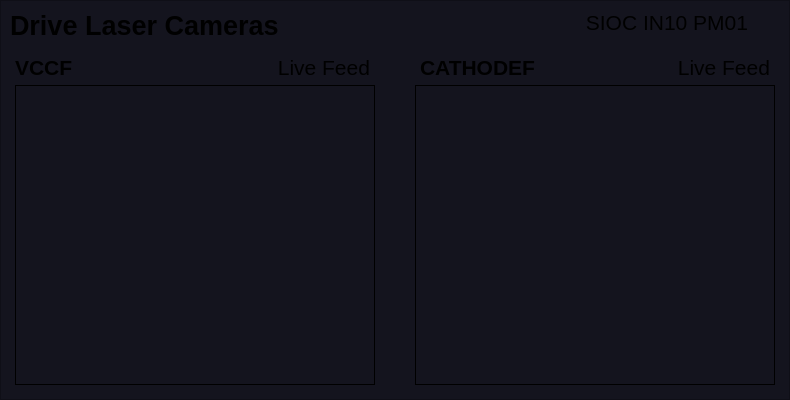
   <widget class="QFrame" name="frame_cameras">
    <property name="geometry">
     <rect>
      <x>10</x>
      <y>10</y>
      <width>790</width>
      <height>400</height>
     </rect>
    </property>
    <property name="styleSheet">
     <string notr="true">background-color: rgb(20,20,30);</string>
    </property>
    <property name="frameShape">
     <enum>QFrame::StyledPanel</enum>
    </property>
    <property name="frameShadow">
     <enum>QFrame::Raised</enum>
    </property>
    <widget class="QLabel" name="label_36">
     <property name="geometry">
      <rect>
       <x>10</x>
       <y>10</y>
       <width>421</width>
       <height>30</height>
      </rect>
     </property>
     <property name="maximumSize">
      <size>
       <width>16777215</width>
       <height>30</height>
      </size>
     </property>
     <property name="font">
      <font>
       <pointsize>20</pointsize>
       <weight>75</weight>
       <bold>true</bold>
      </font>
     </property>
     <property name="text">
      <string>Drive Laser Cameras</string>
     </property>
     <property name="alignment">
      <set>Qt::AlignLeading|Qt::AlignLeft|Qt::AlignVCenter</set>
     </property>
    </widget>
    <widget class="QLabel" name="label_44">
     <property name="geometry">
      <rect>
       <x>270</x>
       <y>55</y>
       <width>100</width>
       <height>25</height>
      </rect>
     </property>
     <property name="font">
      <font>
       <pointsize>16</pointsize>
       <weight>50</weight>
       <bold>false</bold>
      </font>
     </property>
     <property name="text">
      <string>Live Feed</string>
     </property>
     <property name="alignment">
      <set>Qt::AlignRight|Qt::AlignTrailing|Qt::AlignVCenter</set>
     </property>
    </widget>
    <widget class="QFrame" name="frame">
     <property name="geometry">
      <rect>
       <x>15</x>
       <y>85</y>
       <width>360</width>
       <height>300</height>
      </rect>
     </property>
     <property name="frameShape">
      <enum>QFrame::Box</enum>
     </property>
     <property name="frameShadow">
      <enum>QFrame::Plain</enum>
     </property>
    </widget>
    <widget class="QFrame" name="frame_2">
     <property name="geometry">
      <rect>
       <x>415</x>
       <y>85</y>
       <width>360</width>
       <height>300</height>
      </rect>
     </property>
     <property name="frameShape">
      <enum>QFrame::Box</enum>
     </property>
     <property name="frameShadow">
      <enum>QFrame::Plain</enum>
     </property>
    </widget>
    <widget class="QLabel" name="label_27">
     <property name="geometry">
      <rect>
       <x>15</x>
       <y>55</y>
       <width>250</width>
       <height>25</height>
      </rect>
     </property>
     <property name="font">
      <font>
       <pointsize>16</pointsize>
       <weight>75</weight>
       <bold>true</bold>
      </font>
     </property>
     <property name="text">
      <string>VCCF</string>
     </property>
     <property name="alignment">
      <set>Qt::AlignLeading|Qt::AlignLeft|Qt::AlignVCenter</set>
     </property>
    </widget>
    <widget class="QLabel" name="label_28">
     <property name="geometry">
      <rect>
       <x>420</x>
       <y>55</y>
       <width>250</width>
       <height>25</height>
      </rect>
     </property>
     <property name="font">
      <font>
       <pointsize>16</pointsize>
       <weight>75</weight>
       <bold>true</bold>
      </font>
     </property>
     <property name="text">
      <string>CATHODEF</string>
     </property>
     <property name="alignment">
      <set>Qt::AlignLeading|Qt::AlignLeft|Qt::AlignVCenter</set>
     </property>
    </widget>
    <widget class="QLabel" name="label_45">
     <property name="geometry">
      <rect>
       <x>670</x>
       <y>55</y>
       <width>100</width>
       <height>25</height>
      </rect>
     </property>
     <property name="font">
      <font>
       <pointsize>16</pointsize>
       <weight>50</weight>
       <bold>false</bold>
      </font>
     </property>
     <property name="text">
      <string>Live Feed</string>
     </property>
     <property name="alignment">
      <set>Qt::AlignRight|Qt::AlignTrailing|Qt::AlignVCenter</set>
     </property>
    </widget>
    <widget class="PyDMDrawingLine" name="PyDMDrawingLine">
     <property name="geometry">
      <rect>
       <x>5</x>
       <y>40</y>
       <width>780</width>
       <height>10</height>
      </rect>
     </property>
     <property name="minimumSize">
      <size>
       <width>0</width>
       <height>10</height>
      </size>
     </property>
     <property name="maximumSize">
      <size>
       <width>16777215</width>
       <height>10</height>
      </size>
     </property>
     <property name="toolTip">
      <string/>
     </property>
     <property name="brush" stdset="0">
      <brush brushstyle="SolidPattern">
       <color alpha="255">
        <red>200</red>
        <green>200</green>
        <blue>200</blue>
       </color>
      </brush>
     </property>
     <property name="penColor" stdset="0">
      <color>
       <red>80</red>
       <green>80</green>
       <blue>80</blue>
      </color>
     </property>
     <property name="penWidth" stdset="0">
      <double>1.000000000000000</double>
     </property>
    </widget>
    <widget class="QLabel" name="label_37">
     <property name="geometry">
      <rect>
       <x>444</x>
       <y>10</y>
       <width>304</width>
       <height>25</height>
      </rect>
     </property>
     <property name="maximumSize">
      <size>
       <width>16777215</width>
       <height>25</height>
      </size>
     </property>
     <property name="font">
      <font>
       <pointsize>16</pointsize>
      </font>
     </property>
     <property name="text">
      <string>SIOC IN10 PM01</string>
     </property>
     <property name="alignment">
      <set>Qt::AlignRight|Qt::AlignTrailing|Qt::AlignVCenter</set>
     </property>
    </widget>
    <widget class="PyDMDrawingCircle" name="hb_indicator_3">
     <property name="geometry">
      <rect>
       <x>750</x>
       <y>10</y>
       <width>25</width>
       <height>25</height>
      </rect>
     </property>
     <property name="minimumSize">
      <size>
       <width>25</width>
       <height>25</height>
      </size>
     </property>
     <property name="maximumSize">
      <size>
       <width>25</width>
       <height>25</height>
      </size>
     </property>
     <property name="toolTip">
      <string/>
     </property>
     <property name="alarmSensitiveContent" stdset="0">
      <bool>true</bool>
     </property>
     <property name="channel" stdset="0">
      <string>SIOC:IN10:PM01:HEARTBEATSUM</string>
     </property>
     <property name="brush" stdset="0">
      <brush brushstyle="SolidPattern">
       <color alpha="255">
        <red>0</red>
        <green>255</green>
        <blue>0</blue>
       </color>
      </brush>
     </property>
    </widget>
   </widget>
